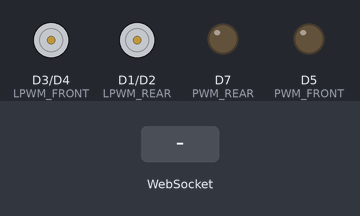
The sketch below on a simulated ESP8266 (NodeMCU). On the bench: motor-driver pin pairs drawn as motors (green arrow = first pin HIGH = forward, orange = second pin HIGH = backward, longer = more drive), output pins drawn as LEDs (lit = HIGH). The inputs (shaded band) are chosen by the test bench. WiFi joins after 1.5 s; servers stay silent unless stated; what the sketch prints to the serial monitor is not drawn.

Above: at 2.7 s.
2.8 s: WebSocket text "1" received
At 3.5 s:
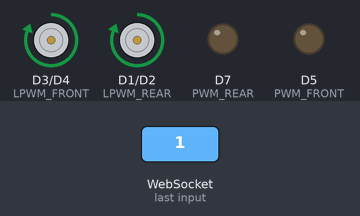
Timing chart, 0 to 5.8 s (numbered marks = the images above; inputs shaded):
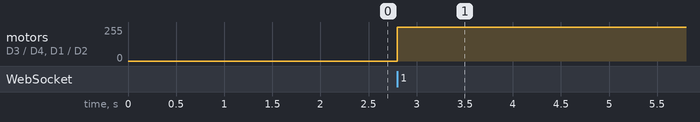

Measured:
- after the input at 2.8 s, motor on D3 (LPWM_FRONT) / D4 (RPWM_FRONT), motor on D1 (LPWM_REAR) / D2 (RPWM_REAR): stopped → forward 255/255 at once

The sketch:

OTAWebUpdater.ino
```cpp
/*
  To upload through terminal you can use: curl -F "image=@firmware.bin" esp8266-webupdate.local/update
*/

#include <ESP8266WiFi.h>
#include <WiFiClient.h>
#include <ESP8266WebServer.h>
#include <ESP8266HTTPUpdateServer.h>

#include "websocket-handle.h"

#ifndef STASSID
#define STASSID "HelloKitty"
#define STAPSK  "asdfghjkl"
#endif

const char* ssid = STASSID;
const char* password = STAPSK;

ESP8266WebServer httpServer(80);
ESP8266HTTPUpdateServer httpUpdater;

void setup(void) {

  Serial.begin(115200);
  Serial.println();
  Serial.println("Booting Sketch...");
  WiFi.mode(WIFI_AP_STA);
  WiFi.begin(ssid, password);

  while (WiFi.waitForConnectResult() != WL_CONNECTED) {
    WiFi.begin(ssid, password);
    Serial.println("WiFi failed, retrying.");
  }

  httpUpdater.setup(&httpServer);
  httpServer.begin();

  socket_setup();
  output_setup();
}

void loop(void) {
  httpServer.handleClient();
  socket_loop();
  output_loop();
}
```

output.h
```cpp
#include <Arduino.h>

#define LPWM_REAR D1
#define RPWM_REAR D2
#define LPWM_FRONT D3
#define RPWM_FRONT D4

#define PWM_REAR D7
#define PWM_FRONT D5

void output_setup(void)
{
    pinMode(LPWM_FRONT, OUTPUT);
    pinMode(RPWM_FRONT, OUTPUT);
    pinMode(LPWM_REAR, OUTPUT);
    pinMode(RPWM_REAR, OUTPUT);
    pinMode(PWM_FRONT, OUTPUT);
    pinMode(PWM_REAR, OUTPUT);

    analogWriteRange(50);
    analogWriteFreq(1000000UL);

    // analogWrite(PWM_REAR, 255);
    // analogWrite(PWM_FRONT, 255);
}

void setFront(int direction, int value)
{
    if (direction == 1)
    {
        digitalWrite(LPWM_FRONT, LOW);
        digitalWrite(RPWM_FRONT, HIGH);
    }
    else
    {
        digitalWrite(LPWM_FRONT, HIGH);
        digitalWrite(RPWM_FRONT, LOW);
    }
    analogWrite(PWM_FRONT, value);
}

void setRear(int direction, int value)
{
    if (direction == 1)
    {
        digitalWrite(LPWM_REAR, LOW);
        digitalWrite(RPWM_REAR, HIGH);
    }
    else
    {
        digitalWrite(LPWM_REAR, HIGH);
        digitalWrite(RPWM_REAR, LOW);
    }
    analogWrite(PWM_REAR, value);
}

void output_loop(void) {
}
```

websocket-handle.h
```cpp
#include <Arduino.h>

#include <WebSocketsServer.h>
#include "output.h"

#define WEBSOCKET_PORT 86

char strBuff[50];

WebSocketsServer webSocket = WebSocketsServer(WEBSOCKET_PORT, "");

int frontDirection = 1;
int frontStrength = 0;
int rearDirection = 1;
int rearStrength = 0;
void webSocketEvent(uint8_t num, WStype_t type, uint8_t *payload, size_t length)
{
    switch (type)
    {
    case WStype_DISCONNECTED:
        break;
    case WStype_CONNECTED:
    {
        IPAddress ip = webSocket.remoteIP(num);
        // USE_SERIAL.printf("[%u] Connected from %d.%d.%d.%d url: %s\n", num, ip[0], ip[1], ip[2], ip[3], payload);

        // send message to client
        webSocket.sendTXT(num, "Hello Kitty!!!");
    }
    break;
    case WStype_TEXT:
        frontDirection = 1;
        frontStrength = 0;
        rearDirection = payload[0];
        rearStrength = payload[1];
        frontDirection = payload[2];
        frontStrength = payload[3];
        setRear(rearDirection, rearStrength);
        setFront(frontDirection, frontStrength);
        sprintf(strBuff, "%s %d [%d - %d]", payload, length, rearDirection, rearStrength);
        webSocket.sendTXT(num, strBuff);

        // webSocket.broadcastTXT("message here");
        break;
    case WStype_BIN:
    case WStype_ERROR:
    case WStype_FRAGMENT_TEXT_START:
    case WStype_FRAGMENT_BIN_START:
    case WStype_FRAGMENT:
    case WStype_FRAGMENT_FIN:
        break;
    }
}

void socket_setup(void)
{
    webSocket.begin();
    webSocket.onEvent(webSocketEvent);
}

void socket_loop(void)
{
    webSocket.loop();
}
```
